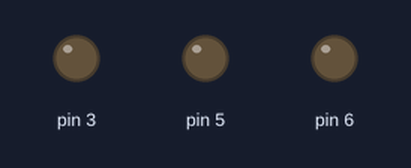
Simulated run of this sketch. Board: Arduino Uno, built with avr-gcc and run on an emulated ATmega328P. On the bench: output pins drawn as LEDs (lit = HIGH).

Above: at 0.2 s.
At 1.2 s:
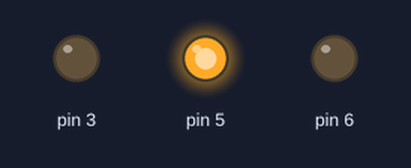
At 1.7 s:
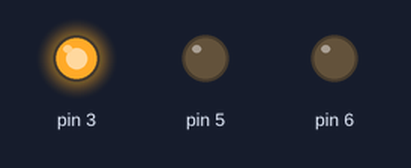
At 3.2 s:
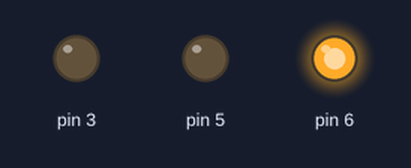
At 4.7 s:
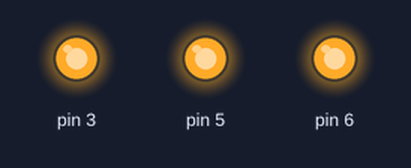
Timing chart, 0 to 5.8 s (numbered marks = the images above):
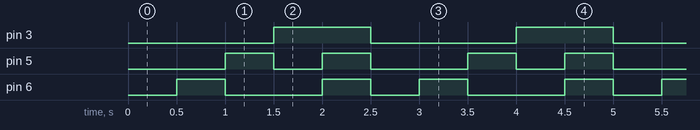

Measured:
- by itself, pin 3: alternates HIGH for 1.0 s and LOW for 1.5 s
- by itself, pin 5: repeats every 2.5 s: LOW 0.50 s, HIGH 0.50 s, LOW 1.0 s, HIGH 0.50 s
- by itself, pin 6: repeats every 2.5 s: LOW 1.0 s, HIGH 0.50 s, LOW 0.50 s, HIGH 0.50 s

The sketch:

RGBLED.ino
```cpp
void setup() {
  pinMode(6,OUTPUT);
  pinMode(5,OUTPUT);
  pinMode(3,OUTPUT);
}

void loop() {
  s(0,0,0);
  delay(500);
  s(255,0,0);
  delay(500);
  s(0,255,0);
  delay(500);
  s(0,0,255);
  delay(500);
  s(255,255,255);
  delay(500);
}

void s(int red,int green,int blue){
  analogWrite(6,red);
  analogWrite(5,green);
  analogWrite(3,blue);
}
```
